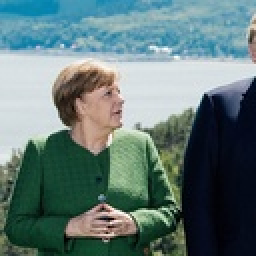
#> input picture Examenes_Tareas_Trabajos/src/Trabajos(Codigos)/tarea_8-ClasificacionRostros/dataset/angela_merkel/angela_merkel_0005.jpg, 128 x 128 px (shown 2 times larger); its folder holds only this picture in this run
$ python recortedataset.py
#> lines starting #> are read from the running program, lines starting #| are printed output that depends on the picture
import os
import cv2
from config import IMG_SIZE, MARGEN

BASE_DIR = os.path.dirname(os.path.abspath(__file__))
ENTRADA = os.path.join(BASE_DIR, "dataset")
SALIDA = os.path.join(BASE_DIR, "dataset_rostros")
EXTENSIONES = (".jpg", ".jpeg", ".png", ".bmp")

detector = cv2.CascadeClassifier(
    os.path.join(cv2.data.haarcascades, "haarcascade_frontalface_default.xml")
)


def es_de_huggingface(nombre):
    # estas fotos ya vienen recortadas en la cara
    return "_hf_" in nombre or nombre.startswith("desconocido_")


def detectar_cara(img):
    """Devuelve (x, y, w, h) de la cara mas grande, o None."""
    alto, ancho = img.shape[:2]
    p = int(0.4 * max(alto, ancho))    # borde para caras que llenan la foto
    ampliada = cv2.copyMakeBorder(img, p, p, p, p, cv2.BORDER_REPLICATE)
    gris = cv2.cvtColor(ampliada, cv2.COLOR_BGR2GRAY)
    caras = detector.detectMultiScale(gris, 1.1, 5, minSize=(40, 40))
    if len(caras) == 0:
        return None
    x, y, w, h = max(caras, key=lambda c: c[2] * c[3])
    return x - p, y - p, w, h


def recorte_con_margen(img, x, y, w, h):
    alto, ancho = img.shape[:2]
    m = int(MARGEN * w)
    x1, y1 = max(0, x - m), max(0, y - m)
    x2, y2 = min(ancho, x + w + m), min(alto, y + h + m)
    return img[y1:y2, x1:x2]


def recorte_centro(img):
    alto, ancho = img.shape[:2]
    lado = int(min(alto, ancho) * 0.85)
    x1, y1 = (ancho - lado) // 2, (alto - lado) // 2
    return img[y1:y1 + lado, x1:x1 + lado]


def main():
    if not os.path.isdir(ENTRADA):
        raise FileNotFoundError(f"No existe: {ENTRADA}")

    for persona in sorted(os.listdir(ENTRADA)):
        carpeta = os.path.join(ENTRADA, persona)
        if not os.path.isdir(carpeta):
            continue
        destino = os.path.join(SALIDA, persona)
        os.makedirs(destino, exist_ok=True)

        ok = centro = descartadas = 0
        for nombre in sorted(os.listdir(carpeta)):
            if not nombre.lower().endswith(EXTENSIONES):
                continue
            img = cv2.imread(os.path.join(carpeta, nombre))
#> img is the input picture: shape (128, 128, 3); mean B, G, R 119.4, 120.5, 97
            if img is None:
                continue

            caja = detectar_cara(img)
#> in detectar_cara, `ampliada = cv2.copyMakeBorder(img, p, p, p, p, cv2.BORDER_REPLICATE)`:
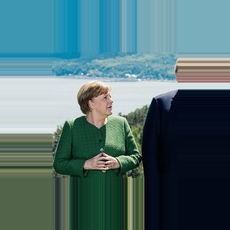
#> ampliada: shape (230, 230, 3); mean B, G, R 116.5, 112.7, 81.3
#> in detectar_cara, `gris = cv2.cvtColor(ampliada, cv2.COLOR_BGR2GRAY)`:
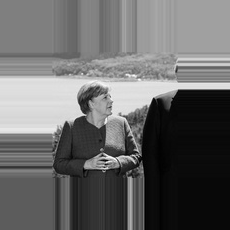
#> gris: shape (230, 230); min 0, max 254, mean 103.8
#> in detectar_cara, `caras = detector.detectMultiScale(gris, 1.1, 5, minSize=(40, 40))`: caras = ()
            if caja is not None:
                recorte = recorte_con_margen(img, *caja)
                ok += 1
            elif es_de_huggingface(nombre):
                recorte = recorte_centro(img)
                centro += 1
            else:
                descartadas += 1       # foto propia sin cara detectada
                continue

            if recorte.size == 0:
                descartadas += 1
                continue
            salida = cv2.resize(recorte, IMG_SIZE, interpolation=cv2.INTER_AREA)
            cv2.imwrite(os.path.join(destino, nombre), salida)

        print(f"{persona}: {ok} con Haar, {centro} recorte central, {descartadas} descartadas")
#> pass 2 of the loop in main, `for persona in sorted(os.listdir(ENTRADA)):`:
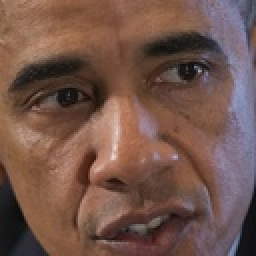
#> input picture Examenes_Tareas_Trabajos/src/Trabajos(Codigos)/tarea_8-ClasificacionRostros/dataset/barack_obama/barack_obama_0004.jpg, 128 x 128 px (shown 2 times larger)
#> in main, img is the input picture: shape (128, 128, 3); mean B, G, R 75.3, 85.3, 115.2
#> in detectar_cara (call 2), `ampliada = cv2.copyMakeBorder(img, p, p, p, p, cv2.BORDER_REPLICATE)`:
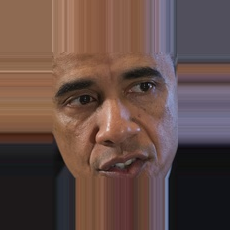
#> ampliada: shape (230, 230, 3); mean B, G, R 70.5, 76.3, 99.1
#> in detectar_cara (call 2), `gris = cv2.cvtColor(ampliada, cv2.COLOR_BGR2GRAY)`:
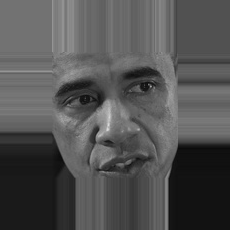
#> gris: shape (230, 230); min 11, max 218, mean 82.4
#> caras = [[26, 28, 175, 175]]
#> x = 26; y = 28; w = 175
#> caja = (-25, -23, 175, 175)
#> m = 26
#> x1 = 0
#> x2 = 128


if __name__ == "__main__":
    main()
